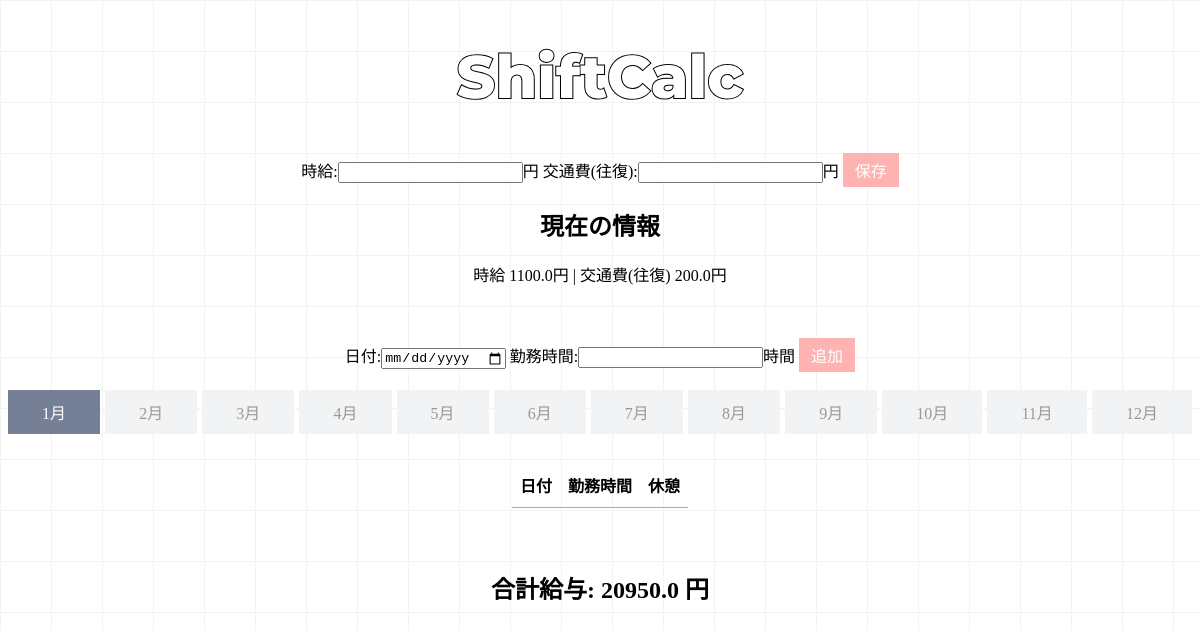
Before: / with the older database file.
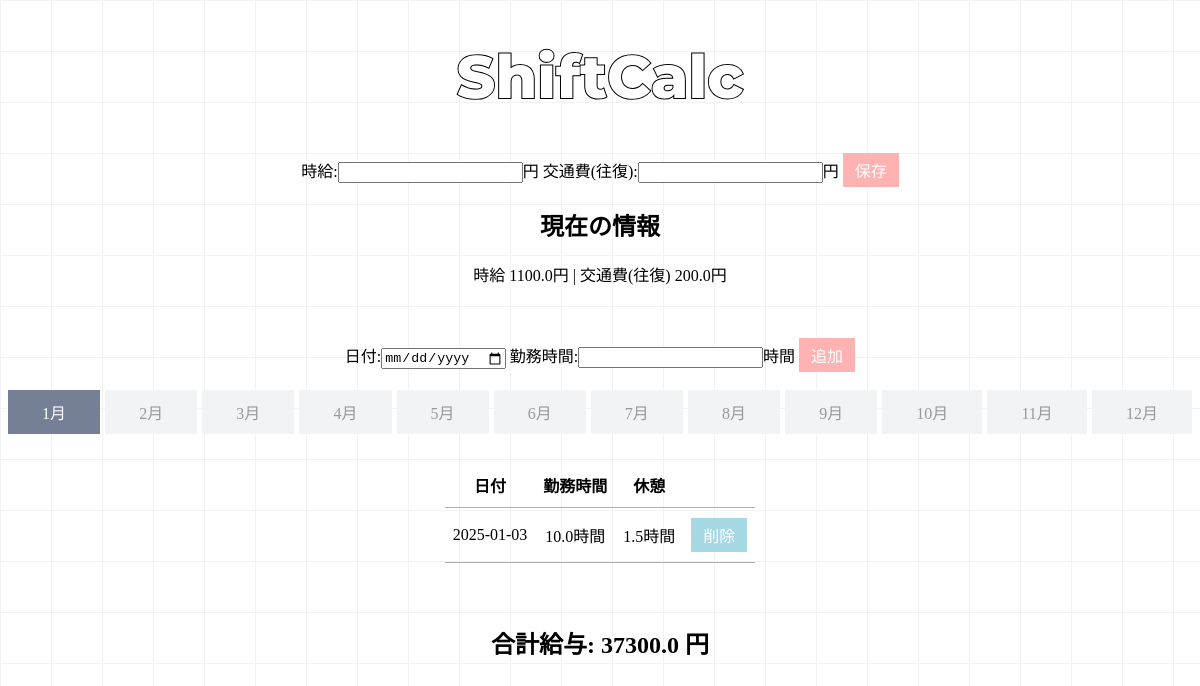
After: the same page with the newer database file.
### tables this page shows
CREATE TABLE shifts ( 
                id INTEGER PRIMARY KEY AUTOINCREMENT,
                date TEXT NOT NULL,
                hours REAL NOT NULL,
                breaktime REAL NOT NULL
              );

### app.py (the view, shortened to what this page needs)
@app.route("/",methods=['GET','POST']) ##/はトップページ
def index():
    conn = sqlite3.connect('shift.db')
    c = conn.cursor()
    conn_setting = sqlite3.connect('setting.db')
    c_setting = conn_setting.cursor()
    c.execute('SELECT id,date,hours,breaktime FROM shifts') ##データベースから記録を取得
    data = c.fetchall()
    c_setting.execute('SELECT wage,fare FROM settings')
    info = c_setting.fetchone()
    total_breaktime = sum(row[3] for row in data) ##合計休憩時間を計算
    total_hours = sum(row[2] for row in data) ##1行ごとに2つめの値を足す
    total_days = sum(1 for row in data)
    wage = info[0]
    fare = info[1]
    total_salary = (total_hours - total_breaktime) * wage + total_days * fare
    conn.close()
    conn_setting.close()
    return render_template('index.html',
                           data=data,
                           total=total_salary,
                           wage=wage,
                           fare=fare) ##index.htmlを返す

### templates/index.html (shortened to what this page needs)
<!DOCTYPE html>
<html>
<head>
    <link rel="stylesheet" href="{{ url_for('static', filename='style.css') }}">
</head>
<body>
    <h1>ShiftCalc</h1>
    <form method="POST">
        <label>時給:<input type="number" name="wage" required>円</label>
        <label>交通費(往復):<input type="number" name="fare" required>円</label>
        <button type="submit" name="action" value="setting-add" class="add">保存</button>
        <br>
    </form>
    <h2>現在の情報</h2>
    <p>時給 {{ wage }}円 | 交通費(往復) {{ fare }}円</p><br><br>
    <form method="POST">
        <label>日付:<input type="date" name="date" required></label>
        <label>勤務時間:<input type="number" name="hours" step="0.1" required>時間<label>
        <button type="submit" name="action" value="add" class="add">追加</button>
        <br><br>
    </form>
    <div class="tab-switch">
        {% for i in range(1,13) %}
            {% set month = '%02d' % i %}
            <label><input type="radio" name="TAB"{% if i == 1 %}checked{% endif %}>{{ i }}月</label>
            <div class="tab-contents">
                <table>
                    <tr><th>日付</th><th>勤務時間</th><th>休憩</th></tr>
                    {% for id,date,hours,breaktime in data %}
                        {% if date[5:7]==month %}
                        <tr>
                            <td>{{ date }}</td><td>{{ hours }}時間</td><td>{{ breaktime }}時間</td>
                            <td><form method="POST">
                                <button type="submit" name="action" value="delete" class="delete">削除</button>
                            </form></td>
                        </tr>
                        {% endif %}
                    {% endfor %}
                </table><br>
            </div>
        {% endfor %}
    </div>
    <h2>合計給与: {{ total }} 円</h2>
</body>
</html>

### static/style.css (style rules this page uses)
body { text-align: center; background-image: linear-gradient(90deg, #f2f2f2 1px, transparent 1px), linear-gradient(#f2f2f2 1px, transparent 1px); background-size: 51px 51px; }
h1 { font-family: "Montserrat", sans-serif; font-optical-sizing: auto; font-weight: 800; font-style: normal; font-size: 60px; color: #FFF; -webkit-text-stroke: 2px black; paint-order: stroke; }
form { display: inline; }
table { margin: 0 auto; }
button.add { display: inline-block; color: #FFF; font-size: 16px; background-color: #ffb2b2; padding: 5px 12px; border: none; }
button.delete { display: inline-block; color: #FFF; font-size: 16px; background-color: #a6d8e4; padding: 5px 12px; border: none; }
table { border-collapse: collapse; }
th,td { padding: 10px 8px; }
tr { border-bottom: 1px solid #adadad; }
.tab-switch { display: flex; flex-wrap: wrap; margin: auto; justify-content: center; gap: 5px; }
.tab-switch > label { flex: 1 1 auto; order: -1; position: relative; padding: 10px 12px; background-color: #f2f3f4; color: #999; text-align: center; transition: .3s all; }
.tab-switch > label:hover,.tab-switch label:has(:checked) { background-color: #757f96; color: #fff; }
.tab-switch > div { display: none; width: 100%; padding: 1.5em 1em; }
.tab-switch label:has(:checked) + div { display: block; }

Changed rows visible on the page:
added shifts: date "2025-01-03", hours "10.0", breaktime "1.5"
Other visible differences:
{{ total }}: "20950.0" → "37300.0"
